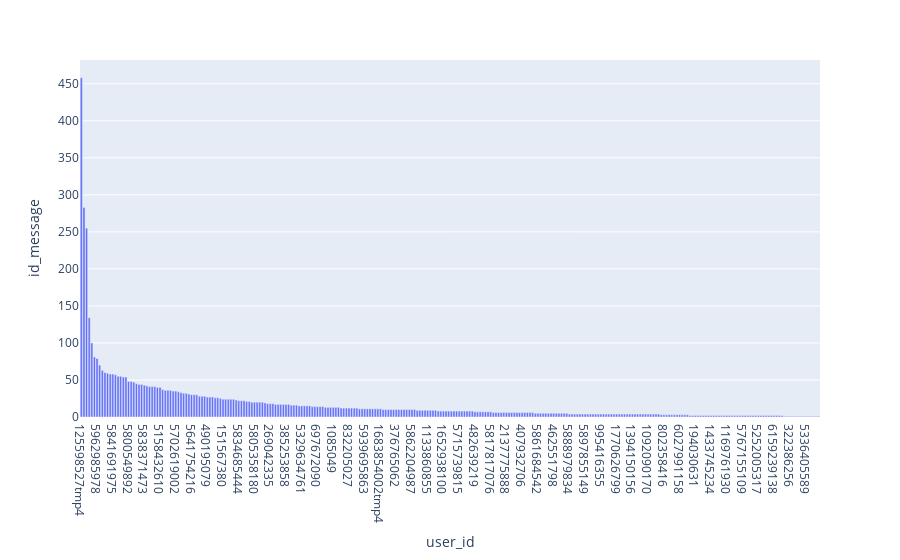

Here is the notebook cell this chart was saved with:
### Code cell
# How many messages per user

messages_per_user = messages.loc[messages.sender=='Student'].groupby("user_id").count().sort_values(by="id_message", ascending=False)
print(messages_per_user["id_message"].describe())
# Plot the number of messages per user (bar plot)
fig = px.bar(messages_per_user["id_message"], x=messages_per_user.index, y="id_message")
fig.show()

### Figure 1 — Plotly figure (JSON) as saved in the notebook; plotly's stock layout.template omitted (floating-point values rounded to 4 significant figures; data arrays with more than 128 entries replaced by an {"elided": "..."} marker saying what was removed)
{"data": [{"alignmentgroup": "True", "hovertemplate": "user_id=%{x}<br>id_message=%{y}<extra></extra>", "legendgroup": "", "marker": {"color": "#636efa", "pattern": {"shape": ""}}, "name": "", "offsetgroup": "", "orientation": "v", "showlegend": false, "textposition": "auto", "type": "bar", "x": {"elided": "282 str values"}, "xaxis": "x", "y": {"elided": "282 int values"}, "yaxis": "y"}], "layout": {"barmode": "relative", "legend": {"tracegroupgap": 0}, "margin": {"t": 60}, "xaxis": {"anchor": "y", "domain": [0, 1], "title": {"text": "user_id"}}, "yaxis": {"anchor": "x", "domain": [0, 1], "title": {"text": "id_message"}}}}
